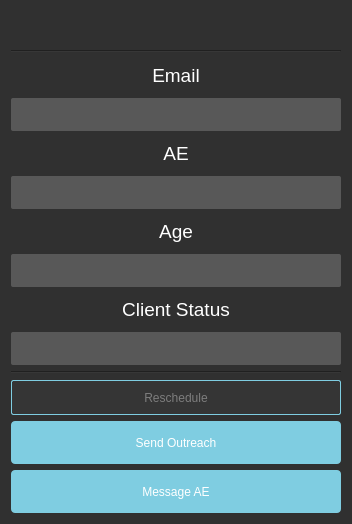
<?xml version="1.0" encoding="UTF-8"?>
<ui version="4.0">
 <class>Dialog</class>
 <widget class="QDialog" name="Dialog">
  <property name="windowModality">
   <enum>Qt::ApplicationModal</enum>
  </property>
  <property name="geometry">
   <rect>
    <x>0</x>
    <y>0</y>
    <width>352</width>
    <height>524</height>
   </rect>
  </property>
  <property name="windowTitle">
   <string>Client Card</string>
  </property>
  <property name="windowOpacity">
   <double>1.000000000000000</double>
  </property>
  <property name="styleSheet">
   <string notr="true">
QWidget {
    background-color: #303030;
    color: white;
}

QCheckBox{
    background-color: #3c3c3c;
    alignment: center
}
QAbstractButton{
    background-color: #3c3c3c;
    alignment: center
}
QLabel{
	font: 87 24pt &quot;Arial&quot;;
    font-weight: 600
    
}
/* Set the color of text in LineEdit to white */
QLineEdit {
    color: white;
    background-color: #3c3c3c;
}

/* Set the color of text in PushButton to white */
QPushButton {
    background-color: #7fcde1;
    color: white;
    border-radius: 4px;
    padding: 4px;
    font: 12pt &quot;Arial&quot;;
    height: 35px;
    
   
}

/* Add a hover effect to buttons */
QPushButton:hover {
    background: #ff9d00;
    color: #ffffff
}

/* Add a pressed effect to buttons */
QPushButton:pressed {
    background: qlineargradient(x1: 0, y1: 0, x2: 0, y2: 1,
    stop: 0 #ff9d00, stop: 1 #ffb900);
}

/* Set the color of text in TableWidget to white */
QTableWidget {
    border-radius: 10px;
    border: 2px solid #3c3c3c;
    background-color: #3c3c3c;
    color: white;
    font-weight: bold;
    font: Arial;
    gridline-color: #5f5f5f;
}

QTableCornerButton::section{
    background-color: #3c3c3c;
}
/* Add a hover effect to rows */
QTableWidget::item:hover {
    
    color: #7fcde1;
}

/* Add a hover effect to rows */
QTableWidget::item:selected {
    background-color: #6f6f6f;
    color: #7fcde1;

}

/* Set the color of text in TableWidget header to white */
QHeaderView::section {
    border-radius: 1px;
    border: 1px solid white;
    color: white;
    background-color: #3c3c3c;
    font: 9pt Arial;
    font-weight: bold;
}

QScrollBar:vertical{
    border: none;
    background-color: #303030;
    width: 14px;
    margin: 15px 0 15px 0;
    border-radius: 0px;
}

/*  HANDLE BAR VERTICAL */
QScrollBar::handle:vertical {	
	background-color: #6f6f6f;
	min-height: 30px;
	border-radius: 7px;
}
QScrollBar::handle:vertical:hover{	
	background-color: #ff9d00;
}
QScrollBar::handle:vertical:pressed {	
	background-color: #ffb900;
}

/* BTN TOP - SCROLLBAR */
QScrollBar::sub-line:vertical {
	border: none;
	background-color: #303030;
	height: 15px;
	border-top-left-radius: 7px;
	border-top-right-radius: 7px;
	subcontrol-position: top;
	subcontrol-origin: margin;
}

QScrollBar::sub-line:vertical:pressed {	
	background-color: #ffb900;
}

/* BTN BOTTOM - SCROLLBAR */
QScrollBar::add-line:vertical {
	border: none;
	background-color: #303030;
	height: 15px;
	border-bottom-left-radius: 7px;
	border-bottom-right-radius: 7px;
	subcontrol-position: bottom;
	subcontrol-origin: margin;
}

QScrollBar::add-line:vertical:pressed {	
	background-color: #ffb900;
}


/* RESET ARROW */
QScrollBar::up-arrow:vertical, QScrollBar::down-arrow:vertical {
	background: none;
}
QScrollBar::add-page:vertical, QScrollBar::sub-page:vertical {
	background: none;
}


/* HORIZONTAL SCROLLBAR - HOMEWORK */
QScrollBar:horizontal {
    border: none;
    background-color: #303030;
    height: 14px;
    margin: 0 15px 0 15px;
    border-radius: 0px;
}
QScrollBar::handle:horizontal {
	background-color: #6f6f6f;
	min-width: 30px;
	border-radius: 7px;
}

QScrollBar::handle:horizontal:hover{	
	background-color: #ff9d00;
}
QScrollBar::handle:horizontal:pressed {	
	background-color: #ffb900;
}
QScrollBar::add-line:horizontal {
	border: none;
	background-color: #303030;
	width: 15px;
	border-bottom-right-radius: 7px;
	border-top-right-radius: 7px;
	subcontrol-position: right;
	subcontrol-origin: margin;
}
QScrollBar::sub-line:horizontal {
	border: none;
	background-color: #303030;
	width: 15px;
	border-top-left-radius: 7px;
	border-bottom-left-radius: 7px;
	subcontrol-position: left;
	subcontrol-origin: margin;
}
QScrollBar::up-arrow:horizontal, QScrollBar::down-arrow:horizontal{

    background: none;
}
QScrollBar::add-page:horizontal, QScrollBar::sub-page:horizontal{

    background: none;
}

QDateTimeEdit::up-button {
    font: 87 8pt &quot;Arial&quot;;
    width: 20px;
    height: 20px;
    
}



QDateTimeEdit::down-button {
    font: 87 8pt &quot;Arial&quot;;
    width: 20px;
    height: 20px;
    
}
</string>
  </property>
  <property name="modal">
   <bool>true</bool>
  </property>
  <layout class="QVBoxLayout" name="verticalLayout">
   <item>
    <widget class="QLabel" name="name_label">
     <property name="styleSheet">
      <string notr="true"/>
     </property>
     <property name="text">
      <string/>
     </property>
     <property name="alignment">
      <set>Qt::AlignCenter</set>
     </property>
    </widget>
   </item>
   <item>
    <widget class="Line" name="line">
     <property name="orientation">
      <enum>Qt::Horizontal</enum>
     </property>
    </widget>
   </item>
   <item>
    <widget class="QLabel" name="label">
     <property name="styleSheet">
      <string notr="true">font: 14pt Arial</string>
     </property>
     <property name="text">
      <string>Email</string>
     </property>
     <property name="alignment">
      <set>Qt::AlignCenter</set>
     </property>
    </widget>
   </item>
   <item>
    <widget class="QLabel" name="email_label">
     <property name="minimumSize">
      <size>
       <width>300</width>
       <height>0</height>
      </size>
     </property>
     <property name="styleSheet">
      <string notr="true">background-color: rgb(88, 88, 88);
border-radius: 2px;
font: 12pt Arial</string>
     </property>
     <property name="text">
      <string/>
     </property>
     <property name="alignment">
      <set>Qt::AlignCenter</set>
     </property>
    </widget>
   </item>
   <item>
    <widget class="QLabel" name="label_5">
     <property name="styleSheet">
      <string notr="true">font: 14pt Arial</string>
     </property>
     <property name="text">
      <string>AE</string>
     </property>
     <property name="alignment">
      <set>Qt::AlignCenter</set>
     </property>
    </widget>
   </item>
   <item>
    <widget class="QLabel" name="ae_label">
     <property name="minimumSize">
      <size>
       <width>300</width>
       <height>0</height>
      </size>
     </property>
     <property name="styleSheet">
      <string notr="true">background-color: rgb(88, 88, 88);
border-radius: 2px;
font: 12pt Arial</string>
     </property>
     <property name="text">
      <string/>
     </property>
     <property name="alignment">
      <set>Qt::AlignCenter</set>
     </property>
    </widget>
   </item>
   <item>
    <widget class="QLabel" name="label_6">
     <property name="styleSheet">
      <string notr="true">font: 14pt Arial</string>
     </property>
     <property name="text">
      <string>Age</string>
     </property>
     <property name="alignment">
      <set>Qt::AlignCenter</set>
     </property>
    </widget>
   </item>
   <item>
    <widget class="QLabel" name="age_label">
     <property name="minimumSize">
      <size>
       <width>300</width>
       <height>0</height>
      </size>
     </property>
     <property name="styleSheet">
      <string notr="true">background-color: rgb(88, 88, 88);
border-radius: 2px;
font: 12pt Arial</string>
     </property>
     <property name="text">
      <string/>
     </property>
     <property name="alignment">
      <set>Qt::AlignCenter</set>
     </property>
    </widget>
   </item>
   <item>
    <widget class="QLabel" name="label_7">
     <property name="styleSheet">
      <string notr="true">font: 14pt Arial</string>
     </property>
     <property name="text">
      <string>Client Status</string>
     </property>
     <property name="alignment">
      <set>Qt::AlignCenter</set>
     </property>
    </widget>
   </item>
   <item>
    <widget class="QLabel" name="status_label">
     <property name="minimumSize">
      <size>
       <width>300</width>
       <height>0</height>
      </size>
     </property>
     <property name="styleSheet">
      <string notr="true">background-color: rgb(88, 88, 88);
border-radius: 2px;
font: 12pt Arial</string>
     </property>
     <property name="text">
      <string/>
     </property>
     <property name="alignment">
      <set>Qt::AlignCenter</set>
     </property>
    </widget>
   </item>
   <item>
    <widget class="Line" name="line_2">
     <property name="orientation">
      <enum>Qt::Horizontal</enum>
     </property>
    </widget>
   </item>
   <item>
    <widget class="QPushButton" name="pushButton_4">
     <property name="styleSheet">
      <string notr="true">QPushButton {
    background-color: rgb(53, 53, 53);
    color: rgb(125, 125, 125);
    border: 1px solid #7fcde1;
    border-radius: 2px;
    padding: 4px;
    font: 10pt &quot;Arial&quot;;
    height: 25px;
    
    
    
}

/* Add a hover effect to buttons */
QPushButton:hover {
    background: rgb(71, 71, 71);
    font: rgb(204, 204, 204);
    color: #ffffff
}

/* Add a pressed effect to buttons */
QPushButton:pressed {
    background: qlineargradient(x1: 0, y1: 0, x2: 0, y2: 1,
    stop: 0 #ff9d00, stop: 1 #ffb900);
}</string>
     </property>
     <property name="text">
      <string>Reschedule</string>
     </property>
    </widget>
   </item>
   <item>
    <widget class="QPushButton" name="pushButton">
     <property name="enabled">
      <bool>true</bool>
     </property>
     <property name="styleSheet">
      <string notr="true">\</string>
     </property>
     <property name="text">
      <string>Send Outreach</string>
     </property>
    </widget>
   </item>
   <item>
    <widget class="QPushButton" name="pushButton_2">
     <property name="enabled">
      <bool>true</bool>
     </property>
     <property name="styleSheet">
      <string notr="true"/>
     </property>
     <property name="text">
      <string>Message AE</string>
     </property>
    </widget>
   </item>
  </layout>
 </widget>
 <resources/>
 <connections/>
</ui>
